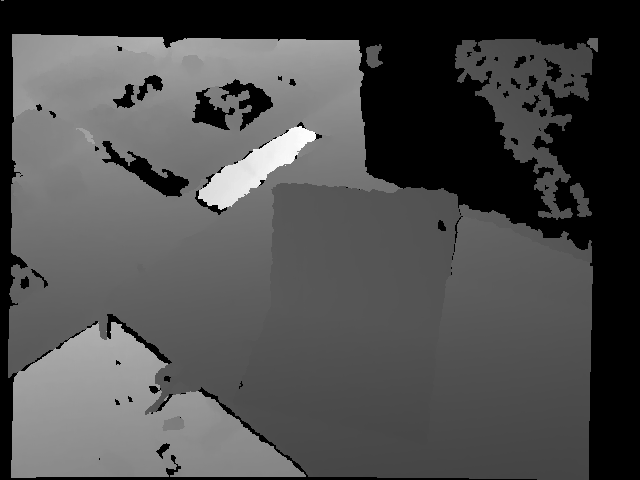
#> input picture rgbd_dataset_freiburg1_room/depth/1305031910.771502.png, 640 x 480 px, given in place of 1305031910.765238.png, which was not available
$ python merege_frames.py
#> lines starting #> are read from the running program, lines starting #| are printed output that depends on the picture; after the words box and inside, x2 and y2 are one past the last pixel; in counts of white or black regions, pixels touching at a corner belong together

from pathlib import Path

import numpy as np
import matplotlib.pyplot as plt
from PIL import Image
from scipy.spatial.transform import Rotation

BASE_DIR = Path(__file__).resolve().parent
DATA = BASE_DIR / "rgbd_dataset_freiburg1_room"

# TUM Freiburg 1 intrinsics
fx, fy = 525.0, 525.0
cx, cy = 319.5, 239.5


def read_file(filename):
    rows = []

    with open(DATA / filename) as file:
        for line in file:
            if line.startswith("#") or not line.strip():
                continue

            values = line.split()
            rows.append((float(values[0]), values[1:]))

    return rows


def closest(rows, timestamp):
    return min(rows, key=lambda row: abs(row[0] - timestamp))


def voxel_downsample(points, colors, voxel_size):
    voxel_ids = np.floor(points / voxel_size).astype(np.int64)
    _, inverse = np.unique(voxel_ids, axis=0, return_inverse=True)
    voxel_counts = np.bincount(inverse)

    downsampled_points = np.column_stack(
        [
            np.bincount(inverse, weights=points[:, axis]) / voxel_counts
            for axis in range(3)
        ]
    )
    downsampled_colors = np.column_stack(
        [
            np.bincount(inverse, weights=colors[:, channel]) / voxel_counts
            for channel in range(3)
        ]
    )
    return downsampled_points, downsampled_colors


def save_colored_ply(filename, points, colors):
    rgb = np.clip(np.round(colors * 255), 0, 255).astype(np.uint8)
    with filename.open("w", encoding="ascii") as ply_file:
        ply_file.write(
            "ply\n"
            "format ascii 1.0\n"
            f"element vertex {len(points)}\n"
            "property float x\n"
            "property float y\n"
            "property float z\n"
            "property uchar red\n"
            "property uchar green\n"
            "property uchar blue\n"
            "end_header\n"
        )
        np.savetxt(
            ply_file,
            np.column_stack((points, rgb)),
            fmt=["%.6f", "%.6f", "%.6f", "%d", "%d", "%d"],
        )


if not DATA.is_dir():
    raise FileNotFoundError(f"Dataset directory not found: {DATA}")


rgb_list = read_file("rgb.txt")
#> (reads rgbd_dataset_freiburg1_room/rgb.txt from the repository)
depth_list = read_file("depth.txt")
#> (reads rgbd_dataset_freiburg1_room/depth.txt from the repository)
pose_list = read_file("groundtruth.txt")
#> (reads rgbd_dataset_freiburg1_room/groundtruth.txt from the repository)

if not rgb_list or not depth_list or not pose_list:
    raise ValueError("RGB, depth, or ground-truth timestamp list is empty.")

all_points = []
all_colors = []

# Select 10 frames spread across the recording
indices = np.linspace(
    0, len(rgb_list) - 1, 10, dtype=int
)

for index in indices:
    rgb_time, rgb_info = rgb_list[index]
    depth_time, depth_info = closest(depth_list, rgb_time)
    pose_time, pose_info = closest(pose_list, rgb_time)

    # Skip frames that are not synchronized
    if abs(rgb_time - depth_time) > 0.05:
        continue

    if abs(rgb_time - pose_time) > 0.05:
        continue

    rgb = np.array(
        Image.open(DATA / rgb_info[0]).convert("RGB")
    )
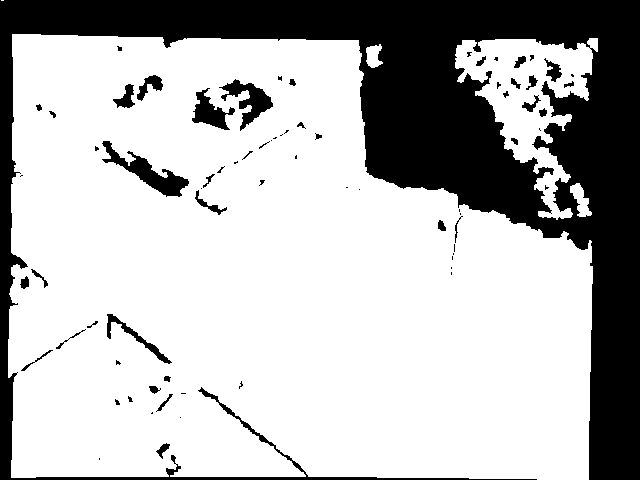
#> rgb: shape (480, 640, 3); 71.8% white; 74 black regions (38 under 20 px), largest, box (x1, y1, x2, y2) and area: (0, 0, 640, 480) 80388, (102, 141, 189, 197) 1393, (219, 79, 273, 131) 1015

    depth = np.array(
        Image.open(DATA / depth_info[0]),
        dtype=np.float32
    ) / 5000.0

    height, width = depth.shape
#> height = 480; width = 640
    if rgb.shape[:2] != depth.shape:
        raise ValueError(
            f"RGB/depth dimensions differ for frame {index}: "
            f"{rgb.shape[:2]} vs {depth.shape}"
        )

    u, v = np.meshgrid(
        np.arange(width),
        np.arange(height)
    )

    valid = depth > 0

    z = depth[valid]
    x = (u[valid] - cx) * z / fx
    y = (v[valid] - cy) * z / fy

    points = np.column_stack((x, y, z))
    colors = rgb[valid] / 255.0

    # Camera-to-world transformation
    pose = np.array(pose_info, dtype=float)
    translation = pose[:3]
    quaternion = pose[3:]

    R = Rotation.from_quat(quaternion).as_matrix()

    points_world = points @ R.T + translation

    all_points.append(points_world)
    all_colors.append(colors)

    print(f"Processed frame {index}")
#> pass 2 of the loop `for index in indices:`:
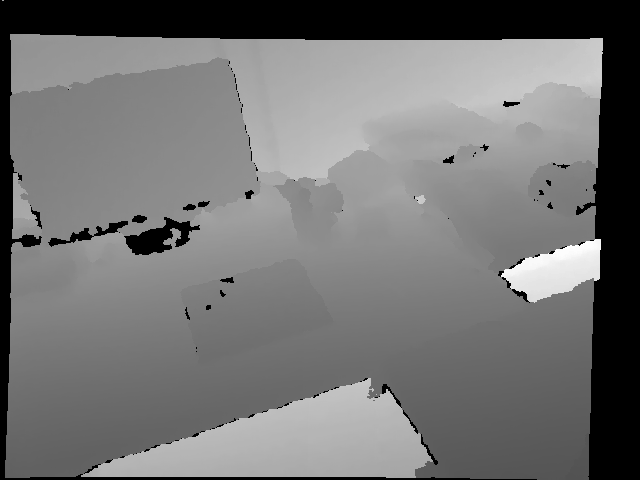
#> input picture rgbd_dataset_freiburg1_room/depth/1305031911.539636.png, 640 x 480 px, given in place of 1305031915.801243.png, which was not available
#> `rgb = np.array( Image.open(DATA / rgb_info[0]).convert("RGB") )`:
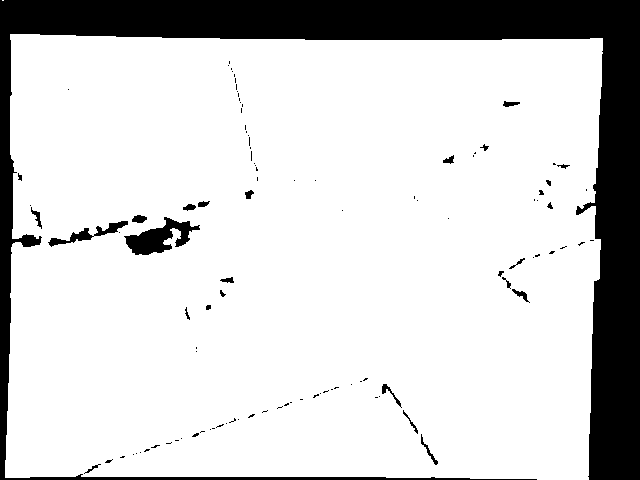
#> rgb: shape (480, 640, 3); 82.5% white; 108 black regions (81 under 20 px), largest, box (x1, y1, x2, y2) and area: (0, 0, 640, 480) 50385, (124, 217, 200, 255) 1320, (48, 221, 128, 247) 511
#> (the run stopped early here; a loop or call above may not have finished)
